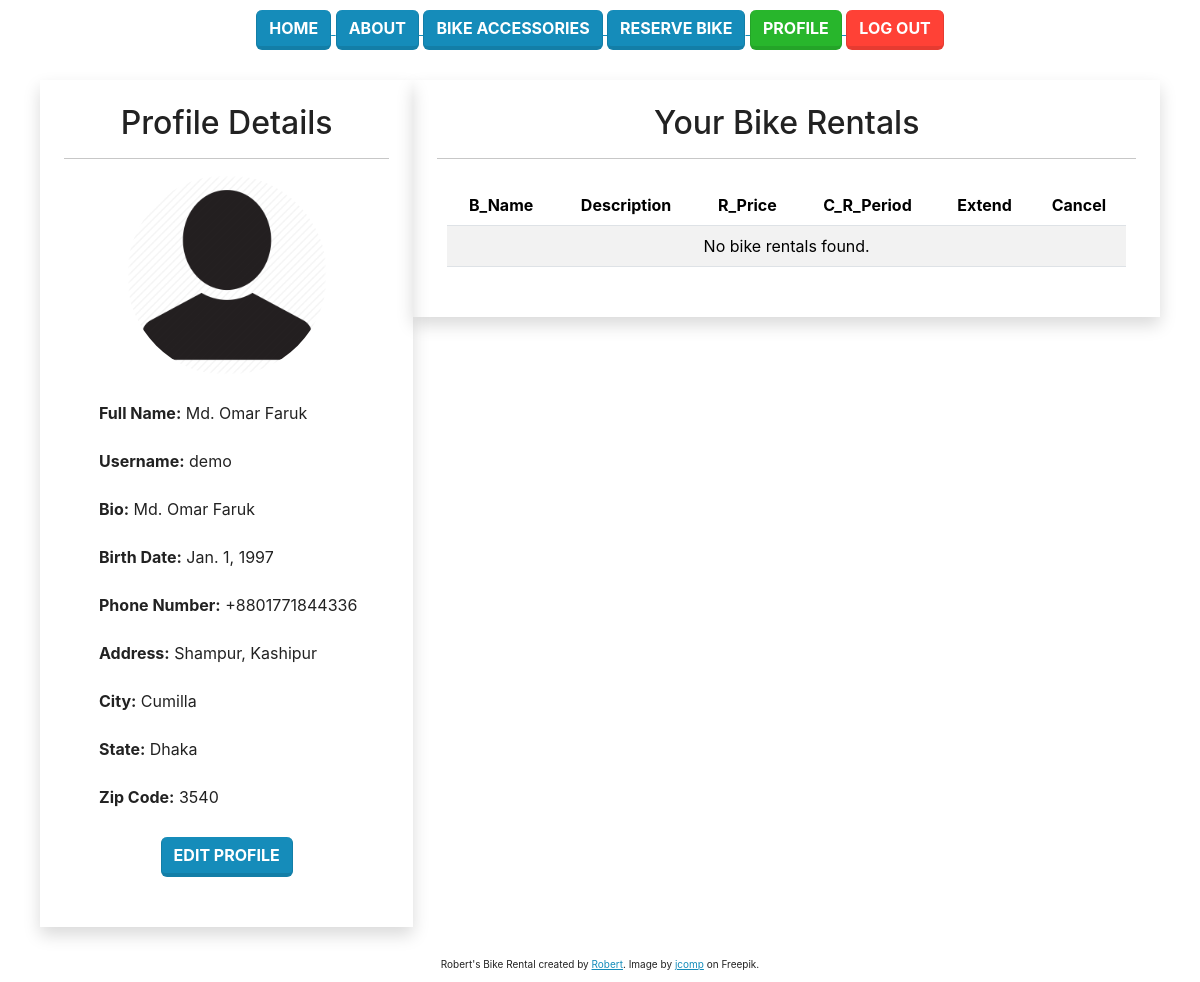
/bike/profile/ (signed in), run on an earlier commit of the app's database.
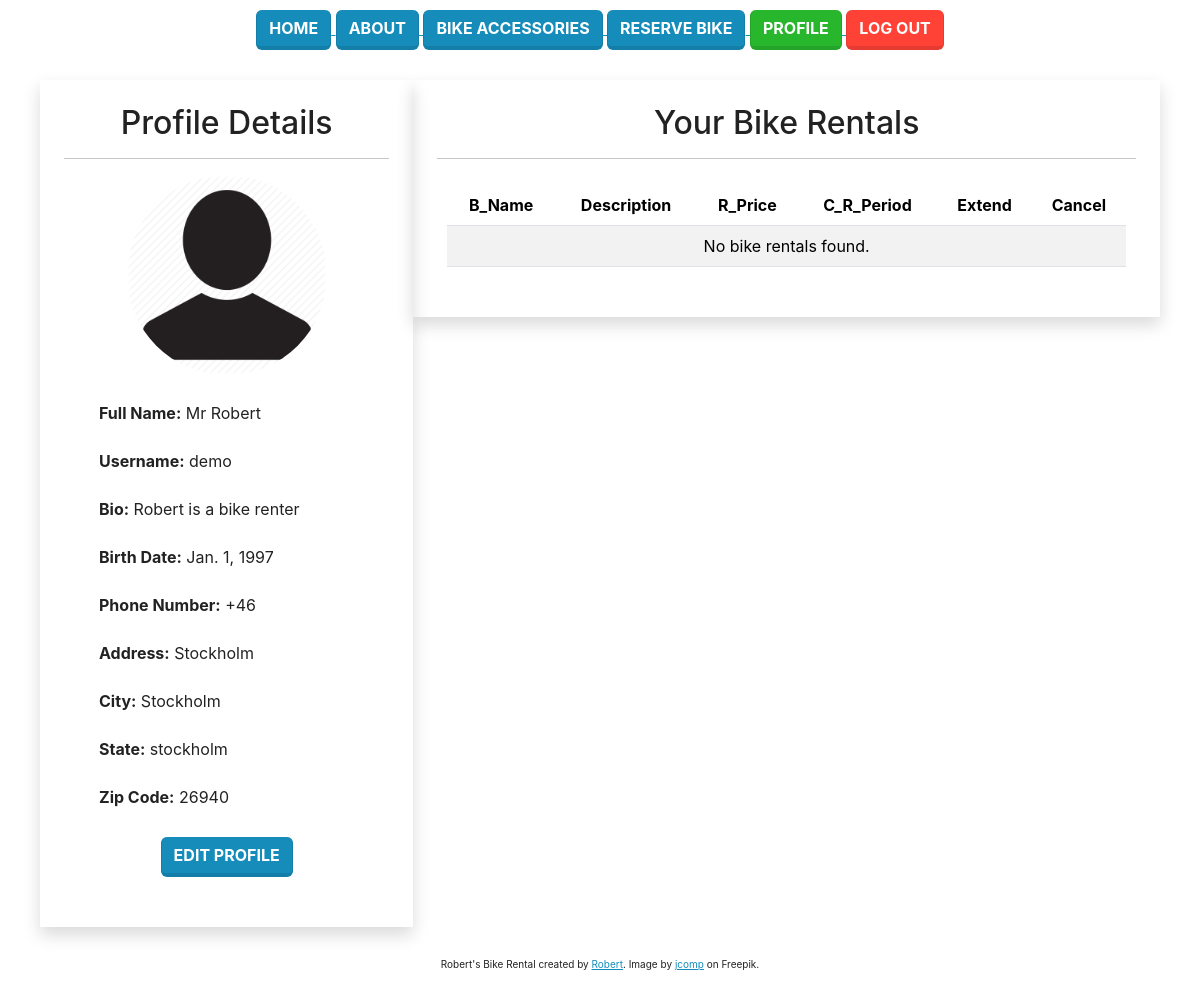
And on a later commit of the database.
### bike/models.py (models this page shows, shortened)
class Profile(models.Model):
    user = models.OneToOneField(User, on_delete=models.CASCADE)
    full_name = models.CharField(max_length=240, blank=True)
    bio = models.TextField(blank=True)
    birth_date = models.DateField(null=True, blank=True)
    phone_number = models.CharField(max_length=20, blank=True, null=True)
    address = models.CharField(max_length=255, blank=True, null=True)
    city = models.CharField(max_length=100, blank=True, null=True)
    state = models.CharField(max_length=100, blank=True, null=True)
    zip_code = models.CharField(max_length=10, blank=True, null=True)
    profile_picture = models.ImageField(upload_to='profile_pics/', default=default_profile_picture, blank=True, null=True)

### bike/views.py (the view)
# urls.py: path('profile/', views.profile_view, name='profile'),
@login_required
def profile_view(request):
    user = request.user
    profile = Profile.objects.get(user=user)
    bike_rentals = Bike.objects.filter(rented_user_id=user.id)
    context = {
        'user': user,
        'profile': profile,
        'bike_rentals': bike_rentals
    }
    return render(request, 'profile.html', context)

### templates/profile.html (shortened to what this page needs)
{% load static %}
<!DOCTYPE html>
<html lang="en">
<head>
    <link rel="stylesheet" href="{% static 'css/custom.css' %}">
</head>
<body>
    {% include 'navbar.html' %}
    <div class="container">
        <div class="row">
            <div class="col-md-4 shadow p-4">
                <h2>Profile Details</h2>
                <hr>
                <img src="{{ user.profile.profile_picture.url }}" alt="Profile Picture" class="img-fluid rounded-circle mb-3" style="max-width: 200px; max-height: 200px;">
                <p class="mb-1 text-left"><strong>Full Name:</strong> {{ profile.full_name }}</p>
                <p class="mb-1 text-left"><strong>Username:</strong> {{ request.user }}</p>
                <p class="mb-1 text-left"><strong>Bio:</strong> {{ profile.bio }}</p>
                <p class="mb-1 text-left"><strong>Birth Date:</strong> {{ profile.birth_date }}</p>
                <p class="mb-1 text-left"><strong>Phone Number:</strong> {{ profile.phone_number }}</p>
                <p class="mb-1 text-left"><strong>Address:</strong> {{ profile.address }}</p>
                <p class="mb-1 text-left"><strong>City:</strong> {{ profile.city }}</p>
                <p class="mb-1 text-left"><strong>State:</strong> {{ profile.state }}</p>
                <p class="mb-2 text-left"><strong>Zip Code:</strong> {{ profile.zip_code }}</p>
                <p class=""><a href="{% url 'edit_profile' %}" class="btn btn-primary">Edit Profile</a></p>
            </div>
            <div class="col-md-8 shadow p-4">
                <h2>Your Bike Rentals</h2>
                <hr>
                <div class="table-responsive">
                    <table class="table table-striped">
                        <thead>
                            <tr>
                                <th scope="col">B_Name</th>
                                <th scope="col">Description</th>
                                <th scope="col">R_Price</th>
                                <th scope="col">C_R_Period</th>
                                <th scope="col">Extend</th>
                                <th scope="col">Cancel</th>
                            </tr>
                        </thead>
                        <tbody>
                            {% for rental in bike_rentals %}
                            <tr>
                                <td style="white-space: nowrap;">{{ rental.name }}</td>
                                <td style="white-space: nowrap;">{{ rental.description|truncatechars:15 }}</td>
                                <td>&euro; {{ rental.rental_price }}</td>
                                <td>{{ rental.rental_period }} days</td>
                                <td>
                                    {% if rental.rented_user_id == user.pk %}
                                    <form method="POST" action="{% url 'extend_rental' rental.id %}" class="d-inline">
                                        {% csrf_token %}
                                        <div class="input-group">
                                            <input type="number" id="new_rental_period_{{ rental.id }}" name="new_rental_period" min="1" class="form-control" placeholder="Extend Rental (days)" required>
                                                <button type="submit" class="btn btn-primary btn-sm">E_Rental</button>
                                        </div>
                                    </form>
                                    {% elif rental.rented_user_id %}
                                    <button type="button" class="btn btn-secondary btn-sm" disabled>Not Available</button>
                                    {% else %}
                                    <a href="{% url 'reserve-bike' rental.id user.pk %}" class="btn btn-primary btn-sm">Rent Bike</a>
                                    {% endif %}
                                </td>
                                <td>
                                    {% if rental.rented_user_id == user.pk %}
                                    <form method="POST" action="{% url 'cancel_rental' rental.id %}" class="d-inline">
                                        {% csrf_token %}
                                        <div class="input-group">
                                            <input type="hidden" name="rented_user_id" value="0">
                                            <button type="submit" class="btn btn-warning btn-sm">X_Rental</button>
                                        </div>
                                    </form>
                                    {% else %}
                                    {% endif %}
                                </td>
                            </tr>
                            {% empty %}
                            <tr>
                                <td colspan="6">No bike rentals found.</td>
                            </tr>
                            {% endfor %}
                        </tbody>
                    </table>
                </div>
            </div>
        </div>
    </div>
    <div class="footer">
        Robert's Bike Rental created by <a href="https://github.com/gomsur">Robert</a>. Image by <a href="https://www.freepik.com/free-photo/cyclist-sunny-day-bike-adventure-travel-photo_3972810.htm#query=bike&position=0&from_view=search&track=sph">jcomp</a> on Freepik.
    </div>
</body>
</html>

### templates/navbar.html
<div class="center">
    <a href="/">
        <button type="button" class="btn btn-primary">
            Home
        </button>
    </a>
    <a href="/about-roberts-rentals">
        <button type="button" class="btn btn-primary">
            About
        </button>
    </a>
    <a href="/bike-accessories">
        <button type="button" class="btn btn-primary">
            Bike Accessories
        </button>
    </a>
    <a href="/bike/">
        <button type="button" class="btn btn-primary">
            Reserve Bike
        </button>
    </a>
    {% if user.is_authenticated %}
    <a href="{% url 'profile' %}">
        <button type="button" class="btn btn-success">
            Profile
        </button>
    </a>
    <a href="{% url 'logout' %}">
        <button type="button" class="btn btn-danger">
            Log Out
        </button>
    </a>
    {% else %}
    <a href="/accounts/login/">
        <button type="button" class="btn btn-secondary">
            Log In
        </button>
    </a>
    {% endif %}
</div>

### templates/profile.html (style rules this page uses)
.text-left { text-align: left!important; width: 100%; margin-left: 25px; }

What changed in the data, as far as the page shows it:
changed Profile: full_name "Md. Omar Faruk" → "Mr Robert"; bio "Md. Omar Faruk" → "Robert is a bike renter"; phone_number "+8801771844336" → "+46"; address "Shampur, Kashipur" → "Stockholm"; city "Cumilla" → "Stockholm"; state "Dhaka" → "stockholm"; zip_code "3540" → "26940"
